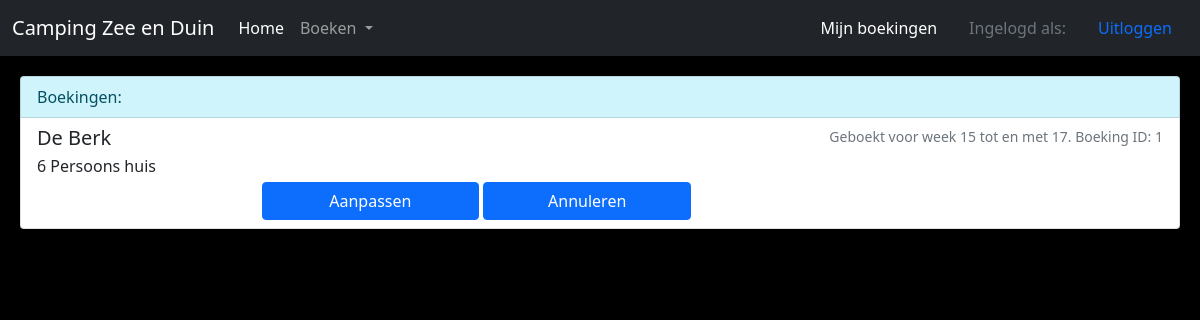
/boekingen (signed in), run on an earlier commit of the app's database.
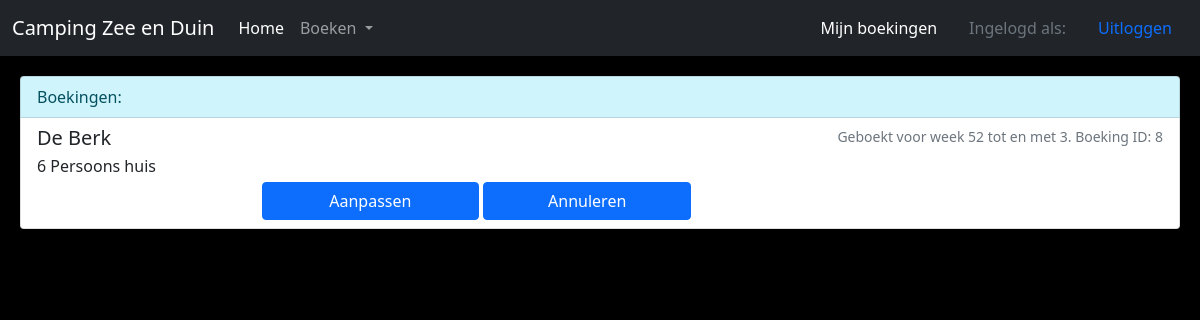
And on a later commit of the database.
### databasevuller.py (models this page shows, shortened)
class Boekingen(db.Model):
    __tablename__='Boekingen'
    id=db.Column(db.Integer,primary_key=True)
    klanten_id= db.Column(db.Integer, db.ForeignKey('Klanten.id'))
    Klanten = db.relationship('Klanten', backref='Boekingen', uselist=False)
    Bungalow_id= db.Column(db.Integer, db.ForeignKey('Huizen.id'))
    stemmer = db.relationship('Huizen', backref='Boekingen', uselist=False)
    weeknummer= db.Column(db.Integer)
    lengte= db.Column(db.Integer)

class Huizen(db.Model):
    __tablename__ = 'Huizen'
    id = db.Column(db.Integer,primary_key=True)
    naam = db.Column(db.Text)
    type = db.Column(db.Integer)

class Types(db.Model):
    __tablename__ = 'Types'
    id = db.Column(db.Integer,primary_key=True)
    personen = db.Column(db.Integer)
    weekprijs = db.Column(db.Integer)

### bungalowpark.py (the view)
@app.route("/boekingen")
def boekingen():
    if session['logged_in'] == 0:
        return redirect('/')
    with app.app_context():
        if Boekingen.query.all()!=[]:
            boekingen=[]
            for x in (Boekingen.query.join(Huizen,Boekingen.Bungalow_id==Huizen.id).add_columns(Boekingen.id,
                                                                                                Boekingen.klanten_id,
                                                                                                Boekingen.weeknummer,
                                                                                                Boekingen.lengte,
                                                                                                Huizen.naam,
                                                                                                Huizen.type
                                                                                                ).all()):
                if x.klanten_id == session['id']:
                    boekingen.append((x.id, x.weeknummer, x.naam,x.type, x.lengte))
            session['boeks']=boekingen
        else:
            session['boeks']=[]
        types=[]
        for x in (Types.query.all()):
                types.append((x.id,x.personen,x.weekprijs))
        session['types']=types
        return render_template('boekingen.html')

### Templates/boekingen.html (shortened to what this page needs)
{% extends "template.html" %}
{% block inhoud %}
    <ul class="list-group" style="margin: 20px;">
        <li class="list-group-item list-group-item-info">Boekingen:</li>
        {% if session['boeks'] == [] %}
            <a>U heeft geen boekingen</a>
        {% else %}
            {% for i in session['boeks'] %}
                <a class="list-group-item list-group-item-action">
                    <div class="d-flex w-100 justify-content-between">
                        <h5 class="mb-1">{{ i[2] }}</h5>
                        {% if i[4] == 1 %}
                            <small class="text-muted">Geboekt voor week {{ i[1] }}. Boeking ID: {{ i[0] }}</small>
                        {%elif i[1] + i[4]>52%}
                            <small class="text-muted">Geboekt voor week {{ i[1] }} tot en met {{ i[1] + i[4] - 53 }}. Boeking ID: {{ i[0] }}</small>
                        {% else %}
                            <small class="text-muted">Geboekt voor week {{ i[1] }} tot en met {{ i[1] + i[4] - 1 }}. Boeking ID: {{ i[0] }}</small>
                        {% endif %}
                    </div>
                    <div>
                        <p class="mb-1">{{ session['types'][i[3]-1][1] }} Persoons huis</p>
                        <form action="{{ url_for('huisinfo') }}" method="get" style="float: left; margin-left: 20%;">
                            <button type="submit" class="btn btn-primary" style="width: 200%;">Aanpassen</button>
                        </form>
                        <form action="{{ url_for('annuleren') }}" method="get" style="float: left; margin-left: 10%;">
                            <button type="submit" class="btn btn-primary" style="width: 200%;">Annuleren</button>
                        </form>
                    </div>
                </a>
            {% endfor %}
        {% endif %}
    </ul>
{% endblock %}

### Templates/template.html (shortened to what this page needs)
<!DOCTYPE html>
<html lang="nl">
  <head>
      <link href="https://cdn.jsdelivr.net/npm/bootstrap@5.0.2/dist/css/bootstrap.min.css" rel="stylesheet">
      <link rel="stylesheet" href="{{url_for('static', filename='bungalowpark.css')}}">
  </head>
  <body>
  <nav class="navbar navbar-expand-lg navbar-dark bg-dark">
      <div class="container-fluid">
          <a class="navbar-brand" href="contact">Camping Zee en Duin</a>
          <div class="collapse navbar-collapse" id="navbarSupportedContent">
              <ul class="navbar-nav me-auto mb-2 mb-lg-0">
                  <li class="nav-item">
                      <a class="nav-link active" aria-current="page" href="/">Home</a>
                  </li>
                  <li class="nav-item dropdown">
                      <a class="nav-link dropdown-toggle" href="#" id="navbarDropdown" role="button" data-bs-toggle="dropdown" aria-expanded="false">
                          Boeken
                      </a>
                  </li>
              </ul>
              {% if session['logged_in']== 1%}
              <a class="nav-link active" style="color: white" aria-current="page" href="boekingen">Mijn boekingen</a>
              <a class="nav-link disabled" href="#" tabindex="-1" aria-disabled="true">Ingelogd als: {{session['Naam']}} </a>
              <a class="nav-link active" aria-current="page" href="uitloggen">Uitloggen</a>
              {% else %}
              <a class="nav-link active" aria-current="page" href="inloggen">Inloggen</a>
              {%endif%}
          </div>
      </div>
  </nav>
  {% block inhoud %}
  {% endblock %}
  </body>
</html>

### static/bungalowpark.css (style rules this page uses)
body { background-color: rgb(0, 0, 0); background-image: url("homepagebg.png"); background-repeat: no-repeat; background-size: auto; background-attachment: fixed; margin: 0px; }

What changed in the data, as far as the page shows it:
removed Boekingen: naam "De Berk", weeknummer "15", i[1]+i[4]-1 "17", id "1", {{ session['types'][i[3]-1][1] }} "6"
added Boekingen: naam "De Berk", weeknummer "52", i[1]+i[4]-53 "3", id "8", {{ session['types'][i[3]-1][1] }} "6"
